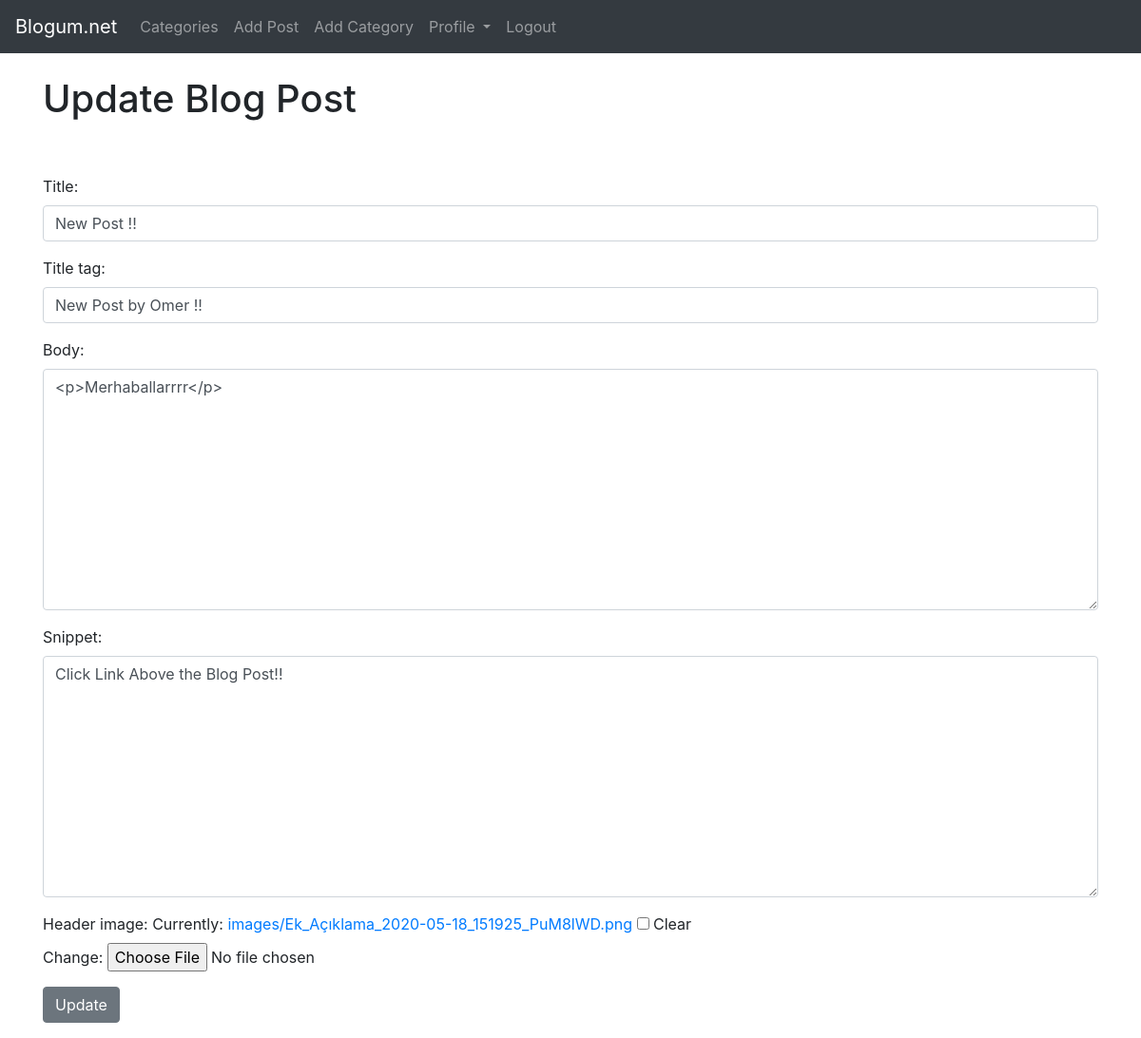
The page /article/edit/9 (signed in) on the database its author committed.
### theblog/models.py (models this page shows, shortened)
class Post(models.Model):
    title = models.CharField(max_length= 255)
    header_image = models.ImageField(null=True, blank=True, upload_to="images/")
    title_tag = models.CharField(max_length= 255)
    author = models.ForeignKey(User, on_delete=models.CASCADE)
    body = RichTextField(blank=True, null=True)
    post_date = models.DateField(auto_now_add=True)
    category = models.CharField(max_length= 255, default ='uncategorized')
    snippet = models.CharField(max_length= 255, default ='Click Link Above the Blog Post!!')
    likes = models.ManyToManyField(User , related_name='blog_posts')

### theblog/views.py (the view)
# urls.py: path('article/edit/<int:pk>', UpdatePostView.as_view(), name="update_post"),
class UpdatePostView(UpdateView):
    model = Post
    form_class  =EditForm
    template_name = 'update_post.html'

### theblog/forms.py
class EditForm(forms.ModelForm):
    class Meta:
        model = Post
        fields = ('title','title_tag','body','snippet','header_image')
        widgets = {
            'title' : forms.TextInput(attrs={'class':'form-control'}),
            'title_tag' : forms.TextInput(attrs={'class':'form-control'}),
            'author' : forms.Select(attrs={'class':'form-control'}),
            'body' : forms.Textarea(attrs={'class':'form-control'}),
            'snippet' : forms.Textarea(attrs={'class':'form-control'}),
        }

### theblog/templates/update_post.html (shortened to what this page needs)
{% extends 'base.html' %}
{% block content %}
{% if user.id == post.author.id %}
    {% if user.id == post.author.id %}
        <h1>Update Blog Post</h1>
        <br><br>
        <div class="form-group">
            <form method="POST" action="">
                {{ form.as_p }}
                <button class="btn btn-secondary">Update</button>
            </form>
        </div>
    {% else %}
            You are not allowed here ! (and you know it..)
    {% endif %}
{% else %}
You are not allowed here ! (and you know it..)
{% endif %}
{% endblock %}

### rows shown on the page
Post: title "New Post !!", title_tag "New Post by Omer !!", body "<p>Merhaballarrrr</p>", snippet "Click Link Above the Blog Post!!"
